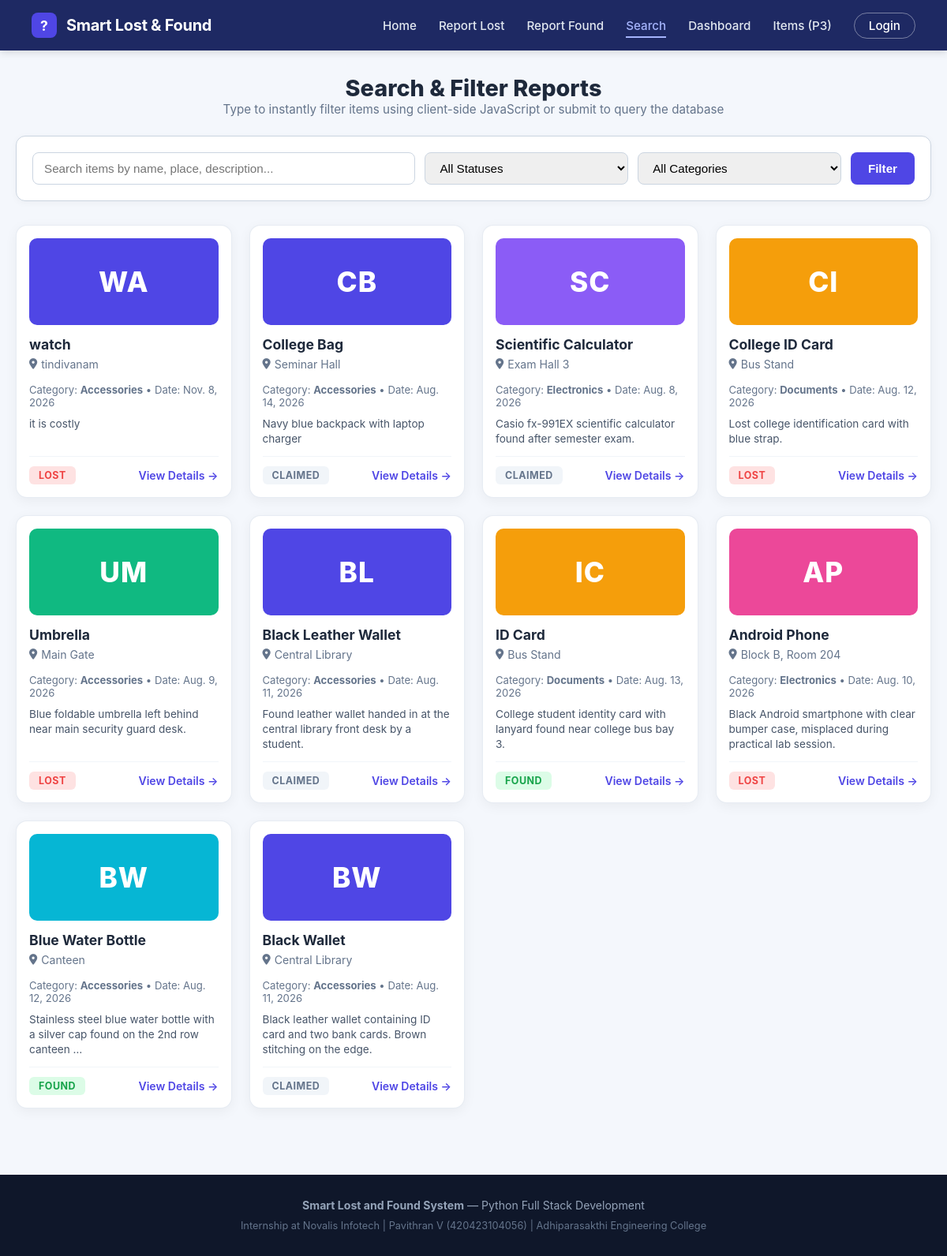
The app's page /search/ with its own data.
### items/models.py (models this page shows, shortened)
class Item(models.Model):
    STATUS_CHOICES = [
        ("lost", "Lost"),
        ("found", "Found"),
        ("claimed", "Claimed"),
    ]
    owner = models.ForeignKey(User, on_delete=models.CASCADE, null=True, blank=True, related_name="items")
    title = models.CharField(max_length=100)
    category = models.CharField(max_length=50)
    place = models.CharField(max_length=100)
    date = models.DateField()
    description = models.TextField(blank=True)
    photo = models.ImageField(upload_to="items/", blank=True, null=True)
    status = models.CharField(max_length=10, choices=STATUS_CHOICES)
    created_at = models.DateTimeField(auto_now_add=True)
    @property
    def initials(self):
        words = self.title.strip().split()
        if len(words) >= 2:
            return f"{words[0][0]}{words[1][0]}".upper()
        elif words and len(words[0]) >= 2:
            return words[0][:2].upper()
        elif words:
            return (words[0][0] + "X").upper()
        return "LF"
    @property
    def card_color(self):
        title_lower = self.title.lower()
        if "wallet" in title_lower:
            return "#4f46e5"  # Vibrant Indigo (BW)
        elif "water" in title_lower or "bottle" in title_lower:
            return "#06b6d4"  # Vibrant Cyan / Teal (BB)
        elif "phone" in title_lower or "android" in title_lower or "mobile" in title_lower:
            return "#ec4899"  # Vibrant Rose / Pink (AP)
        elif "card" in title_lower or "id" in title_lower:
            return "#f59e0b"  # Warm Amber / Orange (IC)
        elif "umbrella" in title_lower:
            return "#10b981"  # Emerald Green (UM)
        elif self.category == "Electronics":
            return "#8b5cf6"  # Purple
        elif self.category == "Documents":
            return "#f59e0b"  # Amber
        return "#4f46e5"

### items/views.py (the view, shortened to what this page needs)
# urls.py: path('search/', views.search_items, name='search'),
def search_items(request):
    query = request.GET.get("q", "").strip()
    status_filter = request.GET.get("status", "")
    category_filter = request.GET.get("category", "")
    items = Item.objects.all().order_by('-created_at')
    if status_filter:
        items = items.filter(status=status_filter)
    if category_filter:
        items = items.filter(category=category_filter)
    categories = Item.objects.values_list('category', flat=True).distinct()
    context = {
        "items": items,
        "q": query,
        "status_filter": status_filter,
        "category_filter": category_filter,
        "categories": categories,
        "active_tab": "search",
    }
    return render(request, "items/list.html", context)

### items/templates/items/list.html (shortened to what this page needs)
{% extends 'items/base.html' %}
{% load static %}
{% block content %}
<section>
  <div style="margin-bottom: 24px; text-align: center;">
    <h1 style="font-size: 1.8rem; font-weight: 800; color: var(--text);">Search &amp; Filter Reports</h1>
    <p style="color: var(--text-muted); font-size: 0.95rem;">Type to instantly filter items using client-side JavaScript or submit to query the database</p>
  </div>
  <div style="background: #ffffff; padding: 20px; border-radius: 12px; border: 1px solid var(--border); box-shadow: 0 2px 10px rgba(0,0,0,0.04); margin-bottom: 30px;">
    <form method="GET" action="{% url 'search' %}" style="display: flex; gap: 12px; flex-wrap: wrap;">
      <input
        type="text"
        id="search"
        name="q"
        value="{{ q }}"
        placeholder="Search items by name, place, description..."
        style="flex: 2; min-width: 220px; padding: 10px 14px; border: 1px solid var(--border); border-radius: 8px; font-size: 0.95rem;"
      >
      <select
        name="status"
        style="flex: 1; min-width: 130px; padding: 10px 14px; border: 1px solid var(--border); border-radius: 8px; font-size: 0.95rem;"
      >
        <option value="">All Statuses</option>
      </select>
      <select
        name="category"
        style="flex: 1; min-width: 140px; padding: 10px 14px; border: 1px solid var(--border); border-radius: 8px; font-size: 0.95rem;"
      >
        <option value="">All Categories</option>
      </select>
      <button type="submit" class="btn-submit" style="padding: 10px 22px;">Filter</button>
    </form>
  </div>
  <div class="item-grid">
    {% for item in items %}
      <div class="report-item-card">
        <div class="card-initials-badge" style="background-color: {{ item.card_color }};">
          {% if item.photo %}
            <img src="{{ item.photo.url }}" alt="{{ item.title }}">
          {% else %}
            <span>{{ item.initials }}</span>
          {% endif %}
        </div>
        <div class="card-content">
          <h3 class="card-title">{{ item.title }}</h3>
          <div class="card-place">
            <i class="fa-solid fa-location-dot" style="color: #64748b; font-size: 0.85rem;"></i>
            <span>{{ item.place }}</span>
          </div>
          <div style="font-size: 0.82rem; color: #64748b; margin-bottom: 10px;">
            <span>Category: <strong>{{ item.category }}</strong></span> &bull;
            <span>Date: {{ item.date }}</span>
          </div>
          {% if item.description %}
            <p style="font-size: 0.85rem; color: #475569; margin-bottom: 12px; line-height: 1.4;">{{ item.description|truncatewords:15 }}</p>
          {% endif %}
        </div>
        <div class="card-footer">
          <span class="status-badge badge-{{ item.status|lower }}">{{ item.status|upper }}</span>
          <a href="{% url 'item_detail' pk=item.pk %}" class="card-view-link">View Details &rarr;</a>
        </div>
      </div>
    {% endfor %}
  </div>
</section>
{% endblock %}

### static/css/style.css (style rules this page uses)
:root { --bg: #f4f7fc; --primary: #4f46e5; --primary-hover: #4338ca; --dark: #1e2963; --dark-hover: #17204f; --text: #1e293b; --text-muted: #64748b; --text-light: #e2e8f0; --active-link: #a5b4fc; --border: #cbd5e1; --card-bg: #ffffff; --lost-bg: #fee2e2; --lost-color: #ef4444; --found-bg: #dcfce7; --found-color: #16a34a; --claimed-bg: #f1f5f9; --claimed-color: #64748b; --match-bg: #eef2ff; --match-border: #c7d2fe; --match-text: #3730a3; --success-bg: #ecfdf5; --success-border: #a7f3d0; --success-text: #047857; }
* { margin: 0; padding: 0; box-sizing: border-box; }
body { background: var(--bg); color: var(--text); font-family: -apple-system, BlinkMacSystemFont, "Segoe UI", Roboto, "Helvetica Neue", Arial, sans-serif; min-height: 100vh; display: flex; flex-direction: column; }
.item-grid { display: grid; grid-template-columns: repeat(auto-fit, minmax(230px, 1fr)); gap: 22px; margin-bottom: 24px; }
.report-item-card { background: var(--card-bg); border-radius: 14px; padding: 16px; box-shadow: 0 4px 16px rgba(0, 0, 0, 0.05); border: 1px solid rgba(226, 232, 240, 0.8); display: flex; flex-direction: column; transition: transform 0.2s ease, box-shadow 0.2s ease; }
.card-initials-badge { height: 110px; border-radius: 10px; display: flex; align-items: center; justify-content: center; font-size: 2.2rem; font-weight: 800; color: #ffffff; letter-spacing: 1px; margin-bottom: 14px; position: relative; overflow: hidden; }
.card-content { flex: 1; }
.card-title { font-size: 1.1rem; font-weight: 700; color: var(--text); margin-bottom: 6px; }
.card-place { font-size: 0.88rem; color: var(--text-muted); display: flex; align-items: center; gap: 5px; margin-bottom: 16px; }
.card-footer { display: flex; align-items: center; justify-content: space-between; padding-top: 12px; border-top: 1px solid #f1f5f9; }
.status-badge { padding: 4px 12px; border-radius: 6px; font-size: 0.78rem; font-weight: 700; letter-spacing: 0.5px; text-transform: uppercase; }
.badge-lost { background: var(--lost-bg); color: var(--lost-color); }
.badge-found { background: var(--found-bg); color: var(--found-color); }
.badge-claimed { background: var(--claimed-bg); color: var(--claimed-color); }
.card-view-link { color: var(--primary); text-decoration: none; font-weight: 600; font-size: 0.88rem; display: flex; align-items: center; gap: 3px; transition: gap 0.2s ease; }
.report-card button, .btn-submit { padding: 12px 28px; background: var(--primary); color: #ffffff; border: none; border-radius: 8px; font-size: 0.95rem; font-weight: 600; cursor: pointer; transition: background 0.2s ease; }

### records on screen
Item: initials "WA", title "watch", place "tindivanam", category "Accessories", date "Nov. 8, 2026", description "it is costly", status "LOST"
Item: initials "CB", title "College Bag", place "Seminar Hall", category "Accessories", date "Aug. 14, 2026", description "Navy blue backpack with laptop charger", status "CLAIMED"
Item: initials "SC", title "Scientific Calculator", place "Exam Hall 3", category "Electronics", date "Aug. 8, 2026", description "Casio fx-991EX scientific calculator found after semester exam.", status "CLAIMED"
Item: initials "CI", title "College ID Card", place "Bus Stand", category "Documents", date "Aug. 12, 2026", description "Lost college identification card with blue strap.", status "LOST"
Item: initials "UM", title "Umbrella", place "Main Gate", category "Accessories", date "Aug. 9, 2026", description "Blue foldable umbrella left behind near main security guard desk.", status "LOST"
Item: initials "BL", title "Black Leather Wallet", place "Central Library", category "Accessories", date "Aug. 11, 2026", description "Found leather wallet handed in at the central library front desk by a student.", status "CLAIMED"
Item: initials "IC", title "ID Card", place "Bus Stand", category "Documents", date "Aug. 13, 2026", description "College student identity card with lanyard found near college bus bay 3.", status "FOUND"
Item: initials "AP", title "Android Phone", place "Block B, Room 204", category "Electronics", date "Aug. 10, 2026", description "Black Android smartphone with clear bumper case, misplaced during practical lab session.", status "LOST"
Item: initials "BW", title "Blue Water Bottle", place "Canteen", category "Accessories", date "Aug. 12, 2026", description "Stainless steel blue water bottle with a silver cap found on the 2nd row canteen …", status "FOUND"
Item: initials "BW", title "Black Wallet", place "Central Library", category "Accessories", date "Aug. 11, 2026", description "Black leather wallet containing ID card and two bank cards. Brown stitching on the edge.", status "CLAIMED"
